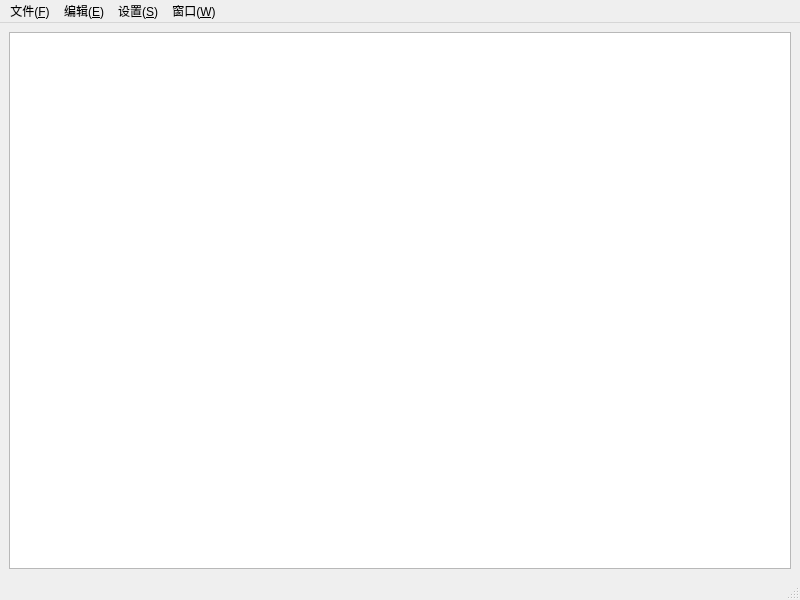
<?xml version="1.0" encoding="UTF-8"?>
<ui version="4.0">
 <class>NotePad</class>
 <widget class="QMainWindow" name="NotePad">
  <property name="geometry">
   <rect>
    <x>0</x>
    <y>0</y>
    <width>800</width>
    <height>600</height>
   </rect>
  </property>
  <property name="font">
   <font>
    <pointsize>9</pointsize>
   </font>
  </property>
  <property name="focusPolicy">
   <enum>Qt::StrongFocus</enum>
  </property>
  <property name="windowTitle">
   <string>NotePad</string>
  </property>
  <widget class="QWidget" name="centralwidget">
   <layout class="QHBoxLayout" name="horizontalLayout">
    <item>
     <widget class="QTextEdit" name="textEdit">
      <property name="font">
       <font>
        <pointsize>12</pointsize>
       </font>
      </property>
      <property name="cursor" stdset="0">
       <cursorShape>IBeamCursor</cursorShape>
      </property>
      <property name="contextMenuPolicy">
       <enum>Qt::NoContextMenu</enum>
      </property>
     </widget>
    </item>
   </layout>
  </widget>
  <widget class="QMenuBar" name="menubar">
   <property name="geometry">
    <rect>
     <x>0</x>
     <y>0</y>
     <width>800</width>
     <height>25</height>
    </rect>
   </property>
   <widget class="QMenu" name="menu">
    <property name="title">
     <string>文件(&amp;F)</string>
    </property>
    <addaction name="action_open"/>
    <addaction name="action_new"/>
    <addaction name="separator"/>
    <addaction name="action_save"/>
    <addaction name="action_saveAs"/>
    <addaction name="separator"/>
    <addaction name="action_bookMarks"/>
   </widget>
   <widget class="QMenu" name="menu_2">
    <property name="title">
     <string>编辑(&amp;E)</string>
    </property>
    <addaction name="action_copy"/>
    <addaction name="action_cut"/>
    <addaction name="action_paste"/>
    <addaction name="action_clear"/>
    <addaction name="separator"/>
    <addaction name="action_undo"/>
    <addaction name="action_redo"/>
    <addaction name="separator"/>
    <addaction name="action_find"/>
    <addaction name="action_selectAll"/>
    <addaction name="separator"/>
    <addaction name="action_bigger"/>
    <addaction name="action_smaller"/>
   </widget>
   <widget class="QMenu" name="menu_3">
    <property name="title">
     <string>设置(&amp;S)</string>
    </property>
    <addaction name="action_font"/>
    <addaction name="separator"/>
    <addaction name="action_mode"/>
    <addaction name="separator"/>
    <addaction name="action_settingBossKey"/>
    <addaction name="action_bossKey"/>
    <addaction name="separator"/>
    <addaction name="separator"/>
    <addaction name="action_autoSave"/>
   </widget>
   <widget class="QMenu" name="menu_4">
    <property name="title">
     <string>窗口(&amp;W)</string>
    </property>
    <addaction name="action_maxiScreen"/>
    <addaction name="action_miniScreen"/>
    <addaction name="action_fullScreen"/>
    <addaction name="separator"/>
    <addaction name="action_normal"/>
    <addaction name="separator"/>
    <addaction name="action_exit"/>
   </widget>
   <addaction name="menu"/>
   <addaction name="menu_2"/>
   <addaction name="menu_3"/>
   <addaction name="menu_4"/>
  </widget>
  <widget class="QStatusBar" name="statusbar"/>
  <action name="action_open">
   <property name="text">
    <string>打开(&amp;O)</string>
   </property>
   <property name="shortcut">
    <string>Ctrl+O</string>
   </property>
  </action>
  <action name="action_new">
   <property name="text">
    <string>新建(&amp;N)</string>
   </property>
   <property name="shortcut">
    <string>Ctrl+N</string>
   </property>
  </action>
  <action name="action_save">
   <property name="text">
    <string>保存(&amp;S)</string>
   </property>
   <property name="shortcut">
    <string>Ctrl+S</string>
   </property>
  </action>
  <action name="action_saveAs">
   <property name="text">
    <string>另存为</string>
   </property>
   <property name="shortcut">
    <string>Ctrl+Shift+S</string>
   </property>
  </action>
  <action name="action_copy">
   <property name="text">
    <string>复制(&amp;C)</string>
   </property>
   <property name="shortcut">
    <string>Ctrl+C</string>
   </property>
  </action>
  <action name="action_cut">
   <property name="text">
    <string>剪切(&amp;X)</string>
   </property>
   <property name="shortcut">
    <string>Ctrl+X</string>
   </property>
  </action>
  <action name="action_paste">
   <property name="text">
    <string>粘贴(&amp;V)</string>
   </property>
   <property name="shortcut">
    <string>Ctrl+V</string>
   </property>
  </action>
  <action name="action_undo">
   <property name="text">
    <string>撤销(&amp;Z)</string>
   </property>
   <property name="shortcut">
    <string>Ctrl+Z</string>
   </property>
  </action>
  <action name="action_redo">
   <property name="text">
    <string>重做(&amp;Y)</string>
   </property>
   <property name="shortcut">
    <string>Ctrl+Y</string>
   </property>
  </action>
  <action name="action_find">
   <property name="text">
    <string>查找(&amp;F)</string>
   </property>
   <property name="shortcut">
    <string>Ctrl+F</string>
   </property>
  </action>
  <action name="action_font">
   <property name="text">
    <string>字体和颜色(&amp;F)</string>
   </property>
   <property name="shortcut">
    <string>Ctrl+Shift+F</string>
   </property>
  </action>
  <action name="action_mode">
   <property name="text">
    <string>夜间模式(&amp;M)</string>
   </property>
   <property name="shortcut">
    <string>Ctrl+M</string>
   </property>
  </action>
  <action name="action_selectAll">
   <property name="text">
    <string>全选(&amp;A)</string>
   </property>
   <property name="shortcut">
    <string>Ctrl+A</string>
   </property>
  </action>
  <action name="action_clear">
   <property name="text">
    <string>清空</string>
   </property>
   <property name="shortcut">
    <string>Ctrl+Shift+Del</string>
   </property>
  </action>
  <action name="action_maxiScreen">
   <property name="text">
    <string>最大化</string>
   </property>
   <property name="shortcut">
    <string>Ctrl+Shift+Up</string>
   </property>
  </action>
  <action name="action_miniScreen">
   <property name="text">
    <string>最小化</string>
   </property>
   <property name="shortcut">
    <string>Ctrl+Shift+Down</string>
   </property>
  </action>
  <action name="action_fullScreen">
   <property name="text">
    <string>全屏</string>
   </property>
   <property name="shortcut">
    <string>Ctrl+Shift+A</string>
   </property>
  </action>
  <action name="action_exit">
   <property name="text">
    <string>退出</string>
   </property>
   <property name="shortcut">
    <string>Ctrl+W</string>
   </property>
  </action>
  <action name="action_normal">
   <property name="text">
    <string>恢复正常</string>
   </property>
   <property name="shortcut">
    <string>Ctrl+Shift+Return</string>
   </property>
  </action>
  <action name="action_settingBossKey">
   <property name="text">
    <string>设置老板键(&amp;S)</string>
   </property>
   <property name="shortcut">
    <string>Ctrl+Shift+B</string>
   </property>
  </action>
  <action name="action_bossKey">
   <property name="text">
    <string>老板键(&amp;B)</string>
   </property>
   <property name="shortcut">
    <string>Ctrl+Alt+Z</string>
   </property>
  </action>
  <action name="action_bigger">
   <property name="text">
    <string>放大</string>
   </property>
   <property name="shortcut">
    <string>Ctrl+Shift+PgUp</string>
   </property>
  </action>
  <action name="action_smaller">
   <property name="text">
    <string>缩小</string>
   </property>
   <property name="shortcut">
    <string>Ctrl+Shift+PgDown</string>
   </property>
  </action>
  <action name="action_autoSave">
   <property name="text">
    <string>自动保存------(否)</string>
   </property>
  </action>
  <action name="action_bookMarks">
   <property name="text">
    <string>书签(&amp;B)</string>
   </property>
   <property name="shortcut">
    <string>Ctrl+B</string>
   </property>
  </action>
 </widget>
 <resources/>
 <connections>
  <connection>
   <sender>action_clear</sender>
   <signal>triggered()</signal>
   <receiver>textEdit</receiver>
   <slot>clear()</slot>
   <hints>
    <hint type="sourcelabel">
     <x>-1</x>
     <y>-1</y>
    </hint>
    <hint type="destinationlabel">
     <x>399</x>
     <y>300</y>
    </hint>
   </hints>
  </connection>
  <connection>
   <sender>action_copy</sender>
   <signal>triggered()</signal>
   <receiver>textEdit</receiver>
   <slot>copy()</slot>
   <hints>
    <hint type="sourcelabel">
     <x>-1</x>
     <y>-1</y>
    </hint>
    <hint type="destinationlabel">
     <x>399</x>
     <y>300</y>
    </hint>
   </hints>
  </connection>
  <connection>
   <sender>action_cut</sender>
   <signal>triggered()</signal>
   <receiver>textEdit</receiver>
   <slot>cut()</slot>
   <hints>
    <hint type="sourcelabel">
     <x>-1</x>
     <y>-1</y>
    </hint>
    <hint type="destinationlabel">
     <x>399</x>
     <y>300</y>
    </hint>
   </hints>
  </connection>
  <connection>
   <sender>action_exit</sender>
   <signal>triggered()</signal>
   <receiver>NotePad</receiver>
   <slot>close()</slot>
   <hints>
    <hint type="sourcelabel">
     <x>-1</x>
     <y>-1</y>
    </hint>
    <hint type="destinationlabel">
     <x>399</x>
     <y>299</y>
    </hint>
   </hints>
  </connection>
  <connection>
   <sender>action_fullScreen</sender>
   <signal>triggered()</signal>
   <receiver>NotePad</receiver>
   <slot>showFullScreen()</slot>
   <hints>
    <hint type="sourcelabel">
     <x>-1</x>
     <y>-1</y>
    </hint>
    <hint type="destinationlabel">
     <x>399</x>
     <y>299</y>
    </hint>
   </hints>
  </connection>
  <connection>
   <sender>action_maxiScreen</sender>
   <signal>triggered()</signal>
   <receiver>NotePad</receiver>
   <slot>showMaximized()</slot>
   <hints>
    <hint type="sourcelabel">
     <x>-1</x>
     <y>-1</y>
    </hint>
    <hint type="destinationlabel">
     <x>399</x>
     <y>299</y>
    </hint>
   </hints>
  </connection>
  <connection>
   <sender>action_miniScreen</sender>
   <signal>triggered()</signal>
   <receiver>NotePad</receiver>
   <slot>showMinimized()</slot>
   <hints>
    <hint type="sourcelabel">
     <x>-1</x>
     <y>-1</y>
    </hint>
    <hint type="destinationlabel">
     <x>399</x>
     <y>299</y>
    </hint>
   </hints>
  </connection>
  <connection>
   <sender>action_normal</sender>
   <signal>triggered()</signal>
   <receiver>NotePad</receiver>
   <slot>showNormal()</slot>
   <hints>
    <hint type="sourcelabel">
     <x>-1</x>
     <y>-1</y>
    </hint>
    <hint type="destinationlabel">
     <x>399</x>
     <y>299</y>
    </hint>
   </hints>
  </connection>
  <connection>
   <sender>action_paste</sender>
   <signal>triggered()</signal>
   <receiver>textEdit</receiver>
   <slot>paste()</slot>
   <hints>
    <hint type="sourcelabel">
     <x>-1</x>
     <y>-1</y>
    </hint>
    <hint type="destinationlabel">
     <x>399</x>
     <y>300</y>
    </hint>
   </hints>
  </connection>
  <connection>
   <sender>action_redo</sender>
   <signal>triggered()</signal>
   <receiver>textEdit</receiver>
   <slot>redo()</slot>
   <hints>
    <hint type="sourcelabel">
     <x>-1</x>
     <y>-1</y>
    </hint>
    <hint type="destinationlabel">
     <x>399</x>
     <y>300</y>
    </hint>
   </hints>
  </connection>
  <connection>
   <sender>action_selectAll</sender>
   <signal>triggered()</signal>
   <receiver>textEdit</receiver>
   <slot>selectAll()</slot>
   <hints>
    <hint type="sourcelabel">
     <x>-1</x>
     <y>-1</y>
    </hint>
    <hint type="destinationlabel">
     <x>399</x>
     <y>300</y>
    </hint>
   </hints>
  </connection>
  <connection>
   <sender>action_undo</sender>
   <signal>triggered()</signal>
   <receiver>textEdit</receiver>
   <slot>undo()</slot>
   <hints>
    <hint type="sourcelabel">
     <x>-1</x>
     <y>-1</y>
    </hint>
    <hint type="destinationlabel">
     <x>399</x>
     <y>300</y>
    </hint>
   </hints>
  </connection>
 </connections>
</ui>
